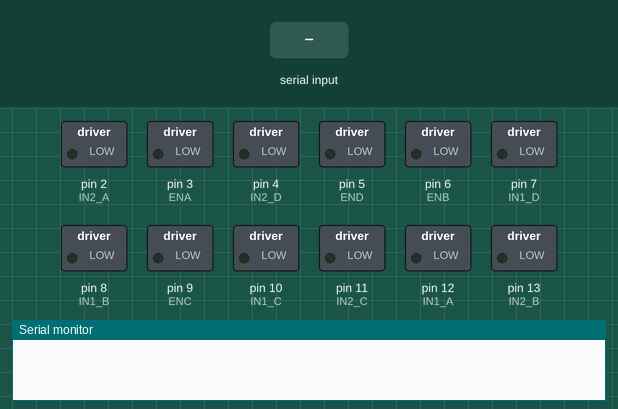
Simulated run of this sketch. Board: Arduino Uno, built with avr-gcc and run on an emulated ATmega328P. Shown: switched loads named in the sketch (green lamp = pin HIGH), the last lines printed to the serial monitor. Inputs (shaded band) come from the test bench.

Above: at 1.2 s.
1.3 s: "90,45,200,10x" received over Serial
At 2.5 s:
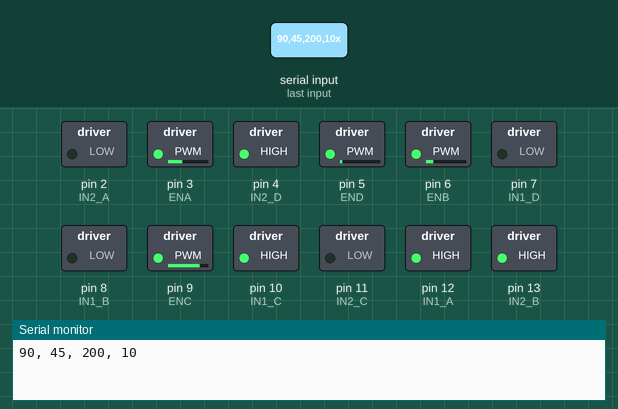
2.8 s: "90,45x" received over Serial
Timing chart, 0 to 5.8 s (numbered marks = the images above; inputs shaded):
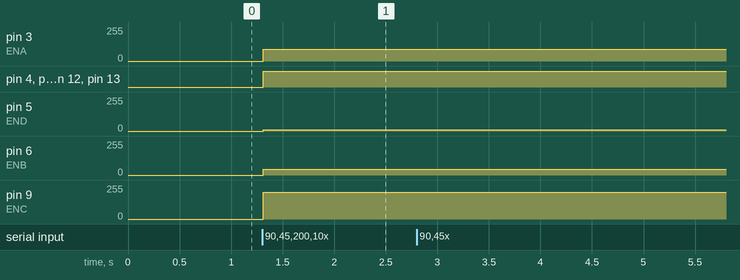

Measured:
- after the input at 1.3 s, pin 3 (ENA): 0/255 → 90/255 at once; pin 4 (IN2_D), pin 10 (IN1_C), pin 12 (IN1_A), pin 13 (IN2_B): LOW → HIGH at once; pin 5 (END): 0/255 → 10/255 at once; pin 6 (ENB): 0/255 → 45/255 at once; pin 9 (ENC): 0/255 → 200/255 at once

The sketch:

sketch_mar30a.ino
```cpp
#include <stdlib.h>

// Motor A (FL)
#define IN1_A 12
#define IN2_A 2
#define ENA 3

// Motor B (FR)
#define IN1_B 8
#define IN2_B 13
#define ENB 6

// Motor C (BR)
#define IN1_C 10
#define IN2_C 11
#define ENC 9

// Motor D (BL)
#define IN1_D 7
#define IN2_D 4
#define END 5


void setup() {
  // put your setup code here, to run once:

  pinMode(IN1_A, OUTPUT);
  pinMode(IN2_A, OUTPUT);
  pinMode(ENA, OUTPUT);

  pinMode(IN1_B, OUTPUT);
  pinMode(IN2_B, OUTPUT);
  pinMode(ENB, OUTPUT);

  pinMode(IN1_C, OUTPUT);
  pinMode(IN2_C, OUTPUT);
  pinMode(ENC, OUTPUT);

  pinMode(IN1_D, OUTPUT);
  pinMode(IN2_D, OUTPUT);
  pinMode(END, OUTPUT);

  Serial.begin(9600);


}

void motorA(int speed, bool forward){
  digitalWrite(IN1_A, forward);
  digitalWrite(IN2_A, !forward);
  analogWrite(ENA, speed);
}

void motorB(int speed, bool forward){
  digitalWrite(IN1_B, !forward);
  digitalWrite(IN2_B, forward);
  analogWrite(ENB, speed);
}

void motorC(int speed, bool forward){
  digitalWrite(IN1_C, forward);
  digitalWrite(IN2_C, !forward);
;  analogWrite(ENC, speed);
}

void motorD(int speed, bool forward){
  digitalWrite(IN1_D, !forward);
  digitalWrite(IN2_D, forward);
  analogWrite(END, speed);
}

void loop() {
  if (Serial.available() > 0) {
    String data = Serial.readStringUntil('x');  // Read until 'x' terminator
    int m1, m2, m3, m4;

    // Use c_str() to get C-style string for sscanf
    if (sscanf(data.c_str(), "%d,%d,%d,%d", &m1, &m2, &m3, &m4) == 4) {
      motorA(m1, true);
      motorB(m2, true);
      motorC(m3, true);
      motorD(m4, true);
      Serial.print(m1);
      Serial.print(", ");
      Serial.print(m2);
      Serial.print(", ");
      Serial.print(m3);
      Serial.print(", ");
      Serial.println(m4);
    } else {
      Serial.println("Error parsing motors");

    }
  }
}
```
